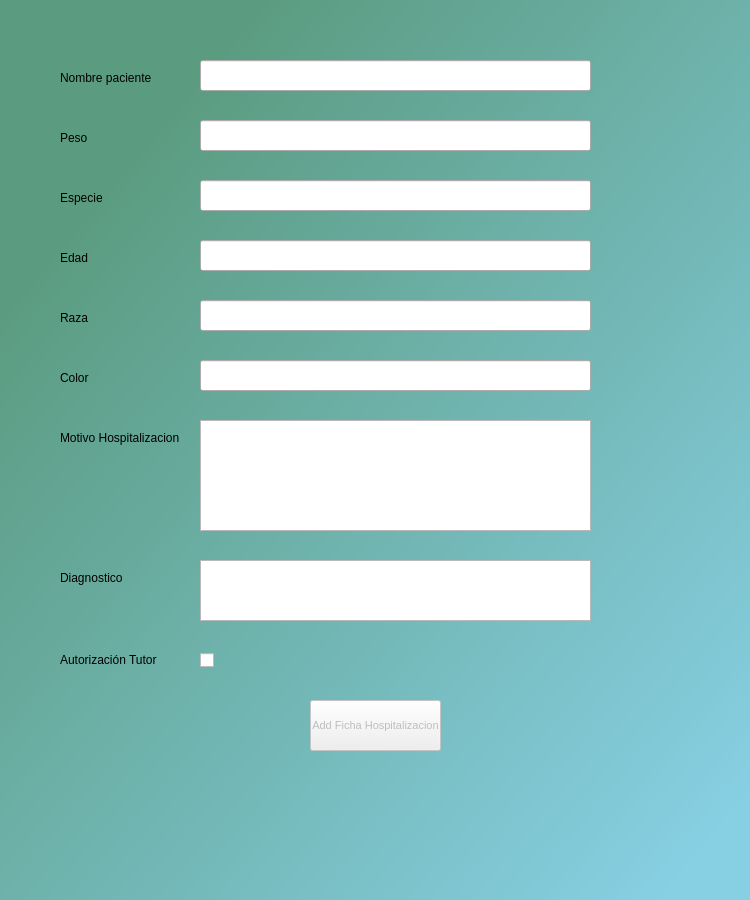
<?xml version="1.0" encoding="UTF-8"?>
<ui version="4.0">
 <class>MainWindow</class>
 <widget class="QMainWindow" name="MainWindow">
  <property name="geometry">
   <rect>
    <x>0</x>
    <y>0</y>
    <width>750</width>
    <height>900</height>
   </rect>
  </property>
  <property name="minimumSize">
   <size>
    <width>750</width>
    <height>900</height>
   </size>
  </property>
  <property name="maximumSize">
   <size>
    <width>750</width>
    <height>900</height>
   </size>
  </property>
  <property name="windowTitle">
   <string>MainWindow</string>
  </property>
  <property name="styleSheet">
   <string notr="true">QWidget#centralwidget{
background-color: qlineargradient(spread:pad, x1:0, y1:0, x2:1, y2:1, stop:0.176136 rgba(91, 156, 129, 255), stop:0.943182 rgba(135, 207, 227, 255));}</string>
  </property>
  <widget class="QWidget" name="centralwidget">
   <widget class="QLabel" name="label">
    <property name="geometry">
     <rect>
      <x>60</x>
      <y>60</y>
      <width>120</width>
      <height>35</height>
     </rect>
    </property>
    <property name="text">
     <string>Nombre paciente</string>
    </property>
   </widget>
   <widget class="QLabel" name="label_2">
    <property name="geometry">
     <rect>
      <x>60</x>
      <y>120</y>
      <width>120</width>
      <height>35</height>
     </rect>
    </property>
    <property name="text">
     <string>Peso</string>
    </property>
   </widget>
   <widget class="QLabel" name="label_4">
    <property name="geometry">
     <rect>
      <x>60</x>
      <y>180</y>
      <width>120</width>
      <height>35</height>
     </rect>
    </property>
    <property name="text">
     <string>Especie</string>
    </property>
   </widget>
   <widget class="QLabel" name="label_5">
    <property name="geometry">
     <rect>
      <x>60</x>
      <y>240</y>
      <width>120</width>
      <height>35</height>
     </rect>
    </property>
    <property name="text">
     <string>Edad</string>
    </property>
   </widget>
   <widget class="QLabel" name="label_6">
    <property name="geometry">
     <rect>
      <x>60</x>
      <y>360</y>
      <width>120</width>
      <height>35</height>
     </rect>
    </property>
    <property name="text">
     <string>Color</string>
    </property>
   </widget>
   <widget class="QLabel" name="label_7">
    <property name="geometry">
     <rect>
      <x>60</x>
      <y>300</y>
      <width>120</width>
      <height>35</height>
     </rect>
    </property>
    <property name="text">
     <string>Raza</string>
    </property>
   </widget>
   <widget class="QLabel" name="label_8">
    <property name="geometry">
     <rect>
      <x>60</x>
      <y>420</y>
      <width>120</width>
      <height>35</height>
     </rect>
    </property>
    <property name="text">
     <string>Motivo Hospitalizacion</string>
    </property>
   </widget>
   <widget class="QLabel" name="label_9">
    <property name="geometry">
     <rect>
      <x>60</x>
      <y>560</y>
      <width>120</width>
      <height>35</height>
     </rect>
    </property>
    <property name="text">
     <string>Diagnostico</string>
    </property>
   </widget>
   <widget class="QLabel" name="label_10">
    <property name="geometry">
     <rect>
      <x>60</x>
      <y>642</y>
      <width>120</width>
      <height>35</height>
     </rect>
    </property>
    <property name="text">
     <string>Autorización Tutor</string>
    </property>
   </widget>
   <widget class="QLineEdit" name="inputNombrePaciente">
    <property name="geometry">
     <rect>
      <x>200</x>
      <y>60</y>
      <width>391</width>
      <height>31</height>
     </rect>
    </property>
    <property name="font">
     <font>
      <pointsize>9</pointsize>
     </font>
    </property>
   </widget>
   <widget class="QLineEdit" name="inputPeso">
    <property name="geometry">
     <rect>
      <x>200</x>
      <y>120</y>
      <width>391</width>
      <height>31</height>
     </rect>
    </property>
    <property name="font">
     <font>
      <pointsize>9</pointsize>
     </font>
    </property>
   </widget>
   <widget class="QLineEdit" name="inputRaza">
    <property name="geometry">
     <rect>
      <x>200</x>
      <y>300</y>
      <width>391</width>
      <height>31</height>
     </rect>
    </property>
    <property name="font">
     <font>
      <pointsize>9</pointsize>
     </font>
    </property>
   </widget>
   <widget class="QLineEdit" name="inputColor">
    <property name="geometry">
     <rect>
      <x>200</x>
      <y>360</y>
      <width>391</width>
      <height>31</height>
     </rect>
    </property>
    <property name="font">
     <font>
      <pointsize>9</pointsize>
     </font>
    </property>
   </widget>
   <widget class="QPushButton" name="botonAgregarFH">
    <property name="enabled">
     <bool>false</bool>
    </property>
    <property name="geometry">
     <rect>
      <x>310</x>
      <y>700</y>
      <width>131</width>
      <height>51</height>
     </rect>
    </property>
    <property name="sizePolicy">
     <sizepolicy hsizetype="Preferred" vsizetype="Fixed">
      <horstretch>0</horstretch>
      <verstretch>0</verstretch>
     </sizepolicy>
    </property>
    <property name="baseSize">
     <size>
      <width>0</width>
      <height>0</height>
     </size>
    </property>
    <property name="font">
     <font>
      <pointsize>8</pointsize>
      <italic>false</italic>
      <underline>false</underline>
      <strikeout>false</strikeout>
      <stylestrategy>PreferDefault</stylestrategy>
     </font>
    </property>
    <property name="focusPolicy">
     <enum>Qt::StrongFocus</enum>
    </property>
    <property name="acceptDrops">
     <bool>false</bool>
    </property>
    <property name="toolTip">
     <string/>
    </property>
    <property name="text">
     <string>Add Ficha Hospitalizacion</string>
    </property>
    <property name="iconSize">
     <size>
      <width>16</width>
      <height>16</height>
     </size>
    </property>
   </widget>
   <widget class="QCheckBox" name="checkBox">
    <property name="geometry">
     <rect>
      <x>200</x>
      <y>650</y>
      <width>75</width>
      <height>21</height>
     </rect>
    </property>
    <property name="text">
     <string/>
    </property>
   </widget>
   <widget class="QLineEdit" name="inputEspecie">
    <property name="geometry">
     <rect>
      <x>200</x>
      <y>180</y>
      <width>391</width>
      <height>31</height>
     </rect>
    </property>
    <property name="font">
     <font>
      <pointsize>9</pointsize>
     </font>
    </property>
   </widget>
   <widget class="QLineEdit" name="inputEdad_2">
    <property name="geometry">
     <rect>
      <x>200</x>
      <y>240</y>
      <width>391</width>
      <height>31</height>
     </rect>
    </property>
    <property name="font">
     <font>
      <pointsize>9</pointsize>
     </font>
    </property>
   </widget>
   <widget class="QPlainTextEdit" name="plainTextEdit">
    <property name="geometry">
     <rect>
      <x>200</x>
      <y>420</y>
      <width>391</width>
      <height>111</height>
     </rect>
    </property>
    <property name="font">
     <font>
      <pointsize>9</pointsize>
     </font>
    </property>
   </widget>
   <widget class="QPlainTextEdit" name="plainTextEdit_2">
    <property name="geometry">
     <rect>
      <x>200</x>
      <y>560</y>
      <width>391</width>
      <height>61</height>
     </rect>
    </property>
    <property name="font">
     <font>
      <pointsize>9</pointsize>
     </font>
    </property>
   </widget>
  </widget>
 </widget>
 <resources/>
 <connections/>
</ui>
